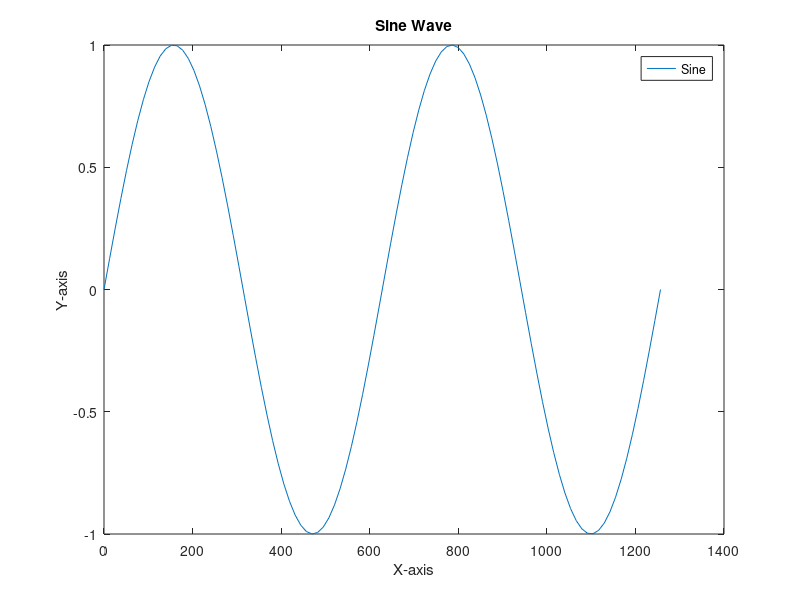

Write MATLAB code to recreate this figure.
% 1. Cell Arrays:
% 
% Create a cell array containing various data types (numbers, text, and variables).
% Access and display specific elements within the cell array.

CellArray = {120 , 'MATLAB Programming', [2 4 6 8 10] , 2.075};
disp(CellArray{1});
disp(CellArray{2});
disp(CellArray{3}); 
disp(CellArray{4});



% 2. Structures:
% 
% Create a simple structure to store information about a person (name, age, city).
% Access and display the structure fields.

person.name = 'Ahmed';
person.age = 30;
contact.Address.city = 'Zefta';
person.contact = contact;

disp (['The Name is ' person.name]);
disp (['The Age is ' num2str(person.age)]);
disp (['The City is ' person.contact.Address.city]);

% 3. Character Data:
% 
% Create a character array with your name.
% Concatenate your name with another character array.
% Display the results.

Str1 = 'Hello Every One';
Result = strcat (Str1,' In THE World');
disp (Result);

% 4. Conditional Statements (If):
% 
% Write an if statement that checks if a number is even or odd.
% Display a message based on the result of the if statement.

X = 11;
if mod (X , 2) ==0
    disp ('The number is even');
else
    disp ('The number is odd');
end

% 5. For Loops:
% 
% Create a for loop to generate a sequence of numbers (e.g., 1 to 10).
% Display the numbers within the loop.

for i = 1:10
     disp (i);
end

% 6. Basic Plotting:
% 
% Generate data for a simple plot (e.g., a sine wave).
% Plot the data with proper labels and a legend.

x = linspace (0,2*pi*200);
y = sin(x);

plot(x,y)
title ('Sine Wave');
xlabel ('X-axis');
ylabel ('Y-axis');
legend ('Sine');










